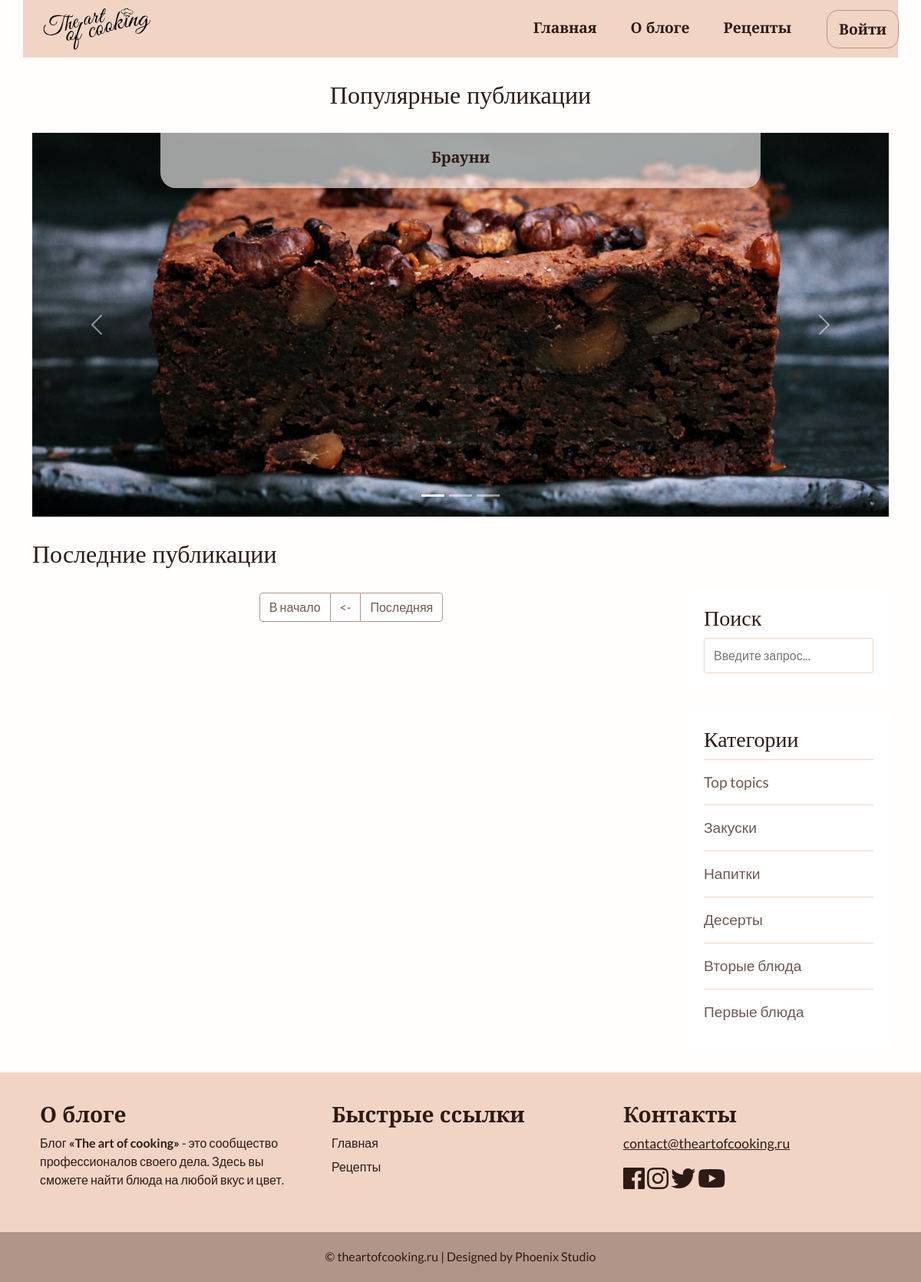
The page /?page=7 on the database as committed earlier.
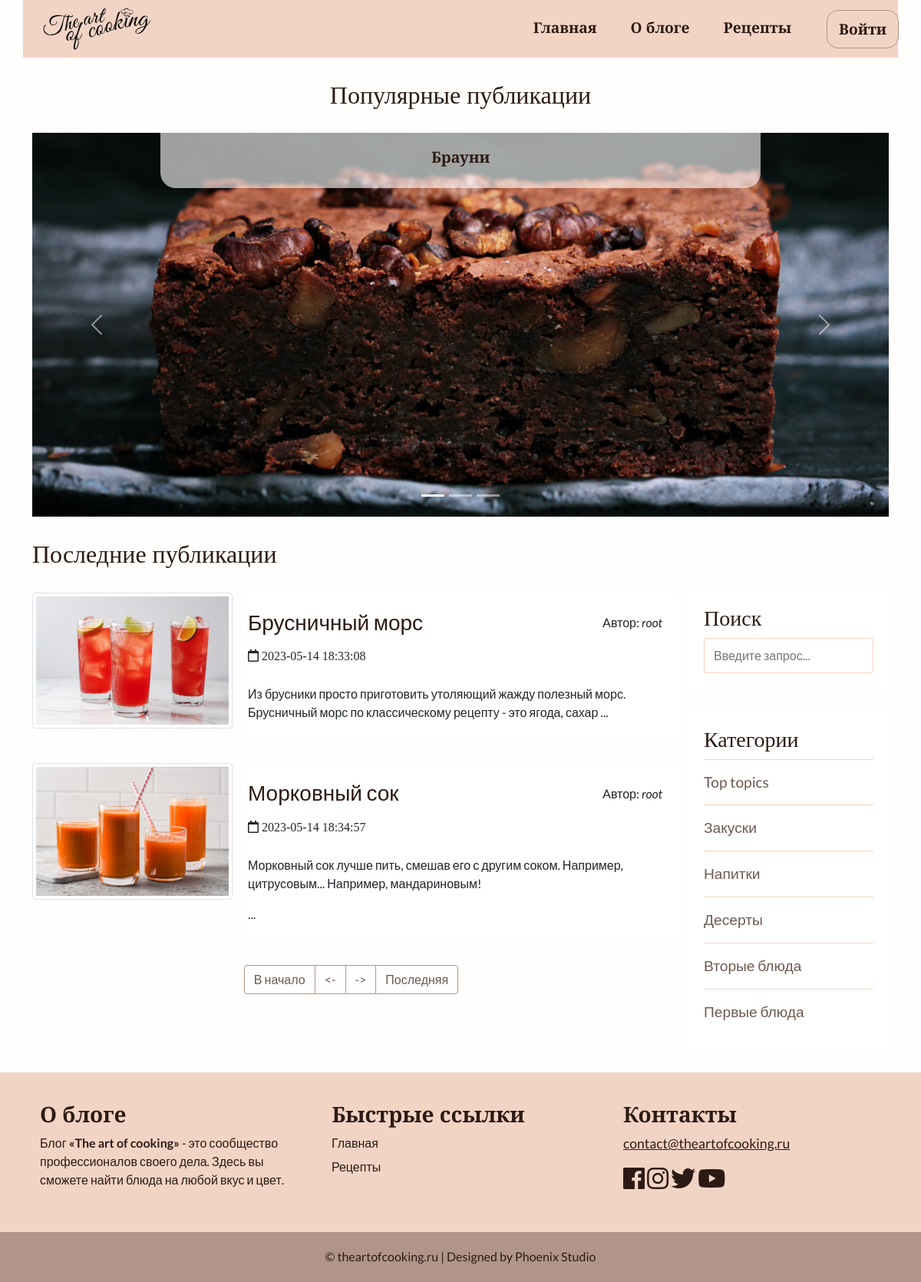
The same page on the database as committed later.
### tables this page shows
CREATE TABLE `posts` (
  `id` int NOT NULL,
  `id_user` int NOT NULL,
  `title` varchar(255) NOT NULL,
  `img` varchar(255) NOT NULL,
  `content` text NOT NULL,
  `status` tinyint NOT NULL,
  `id_topic` int DEFAULT NULL,
  `created_date` datetime NOT NULL DEFAULT CURRENT_TIMESTAMP
);

CREATE TABLE `topics` (
  `id` int NOT NULL,
  `name` varchar(121) NOT NULL,
  `description` text NOT NULL
);

CREATE TABLE `users` (
  `id` int NOT NULL,
  `admin` tinyint NOT NULL,
  `username` varchar(255) NOT NULL,
  `email` varchar(255) NOT NULL,
  `password` varchar(255) NOT NULL,
  `created` timestamp NOT NULL DEFAULT CURRENT_TIMESTAMP
);

### app/database/db.php (called while the page is built, shortened)
<?php
require 'connect.php';
function dbCheckError($query){
    $errInfo = $query->errorInfo();
    return true;
}
function selectAll($table, $params = []){
    global $pdo;
    $sql = "SELECT * FROM $table";
    $query = $pdo->prepare($sql);
    $query->execute();
    return $query->fetchAll();
}
function selectAllFromPostsWithUsersOnIndex($table1, $table2, $limit, $offset){
    global $pdo;
    $sql = "SELECT p.*, u.username FROM $table1 AS p JOIN $table2 AS u ON p.id_user = u.id WHERE p.status=1 LIMIT $limit OFFSET $offset";
    $query = $pdo->prepare($sql);
    $query->execute();
    return $query->fetchAll();
}
function selectTopTopicFromPostsOnIndex($table1){
    global $pdo;
    $sql = "SELECT * FROM $table1 WHERE id_topic = 18";
    $query = $pdo->prepare($sql);
    $query->execute();
    return $query->fetchAll();
}
function countRow($table){
    global $pdo;
    $sql = "SELECT Count(*) FROM $table";
    $query = $pdo->prepare($sql);
    $query->execute();
    return $query->fetchColumn();
}

### app/controllers/topics.php (called while the page is built, shortened)
<?php
include SITE_ROOT . "/app/database/db.php";
$topics = selectAll('topics');

### index.php (the view, shortened to what this page needs)
<?php
    include "app/controllers/topics.php";
    $page = isset($_GET['page']) ? $_GET['page']: 1;
    $limit = 2;
    $offset = $limit * ($page - 1);
    $total_pages = round(countRow('posts') / $limit, 0);
    $posts = selectAllFromPostsWithUsersOnIndex('posts', 'users', $limit, $offset);
    $topTopic = selectTopTopicFromPostsOnIndex('posts');
?>
<!doctype html>
<html lang="en">
<head>
    <link href="https://cdn.jsdelivr.net/npm/bootstrap@5.0.0-beta2/dist/css/bootstrap.min.css" rel="stylesheet"
>
    <link rel="stylesheet" href="https://use.fontawesome.com/releases/v5.7.2/css/all.css"
>
    <link rel="stylesheet" href="assets/css/style.css">
</head>
<body>
    <?php include("app/include/header.php"); ?>
    <main>
        <div class="container">
            <div class="row">
                <h2 class="slider-title text-center">Популярные публикации</h2>
            </div>
            <div id="carouselExampleIndicators" class="carousel slide" data-bs-ride="carousel">
                <div class="carousel-indicators">
                    <button type="button" data-bs-target="#carouselExampleIndicators" data-bs-slide-to="0"
                        class="active" aria-current="true" aria-label="Slide 1"></button>
                    <button type="button" data-bs-target="#carouselExampleIndicators" data-bs-slide-to="1"
                        aria-label="Slide 2"></button>
                    <button type="button" data-bs-target="#carouselExampleIndicators" data-bs-slide-to="2"
                        aria-label="Slide 3"></button>
                </div>
                <div class="carousel-inner" style="height: 500px !important;">
                    <?php foreach ($topTopic as $key => $post): ?>
                    <?php if($key == 0):?>
                    <div class="carousel-item active">
                        <?php else: ?>
                        <div class="carousel-item">
                            <?php endif; ?>
                            <a href="<?=BASE_URL . 'single.php?post=' . $post['id'];?>">
                                <img src="<?=BASE_URL . 'assets/images/posts/' . $post['img'] ?>"
                                    alt="<?=$post['title']?>" class="d-block w-100">
                                <div class="carousel-caption d-none d-md-block">
                                    <h5><?=substr($post['title'], 0, 120)?></h5>
                                </div>
                            </a>
                        </div>
                        <?php endforeach; ?>
                    </div>
                    <button class="carousel-control-prev" type="button" data-bs-target="#carouselExampleIndicators"
                        data-bs-slide="prev">
                        <span class="carousel-control-prev-icon" aria-hidden="true"></span>
                    </button>
                    <button class="carousel-control-next" type="button" data-bs-target="#carouselExampleIndicators"
                        data-bs-slide="next">
                        <span class="carousel-control-next-icon" aria-hidden="true"></span>
                    </button>
                </div>
            </div>
            <div class="container">
                <div class="content row">
                    <div class="main-content col-md-9 col-12">
                        <h2>Последние публикации</h2>
                        <?php foreach ($posts as $post): ?>
                        <div class="post row">
                            <div class="img col-12 col-md-4">
                                <img src="<?=BASE_URL . 'assets/images/posts/' . $post['img'] ?>"
                                    alt="<?=$post['title']?>" class="img-thumbnail">
                            </div>
                            <div class="post_text col-12 col-md-8">
                                <div class="post-name"
                                    style="display: flex; justify-content:space-between; align-items: center;">
                                    <h3><a
                                            href="<?=BASE_URL . 'single.php?post=' . $post['id'];?>"><?=substr($post['title'], 0, 80)?></a>
                                    </h3>
                                    <p class="author">Aвтор: <i><?=$post['username'];?></i></p>
                                </div>
                                <i class="far fa-calendar"> <?=$post['created_date'];?></i>
                                <p class="preview-text">
                                    <?=mb_substr($post['content'], 0, 125, 'UTF-8'). '...'  ?>
                                </p>
                            </div>
                        </div>
                        <?php endforeach; ?>
                        <?php include("app/include/pagination.php"); ?>
                    </div>
                    <div class="sidebar col-md-3 col-12">
                        <div class="section search">
                            <h3>Поиск</h3>
                            <form action="search.php" method="post">
                                <input type="text" name="search-term" class="text-input"
                                    placeholder="Введите запрос...">
                            </form>
                        </div>
                        <div class="section topics">
                            <h3>Категории</h3>
                            <ul>
                                <?php foreach ($topics as $key => $topic): ?>
                                <li>
                                    <a
                                        href="<?=BASE_URL . 'category.php?id=' . $topic['id']; ?>"><?=$topic['name']; ?></a>
                                </li>
                                <?php endforeach; ?>
                            </ul>
                        </div>
                    </div>
                </div>
            </div>
    </main>
    <?php include("app/include/footer.php"); ?>
</body>
</html>

### app/include/header.php (shortened to what this page needs)
<header class="container">
    <div class="container">
        <div class="row">
            <div id="logo" class="col-4">
                    <a href="<?php echo BASE_URL ?>">
                        <img src="assets/logo.svg" alt="logo" height="55px" />
                    </a>
            </div>
            <nav class="col-7">
                <ul>
                    <li><a href="<?php echo BASE_URL ?>">Главная</a> </li>
                    <li><a href="<?php echo BASE_URL . 'about.php'?>">О блоге</a> </li>
                    <li><a href="<?php echo BASE_URL . 'catalog.php'?>">Рецепты</a> </li>
                </ul>
            </nav>
            <ul class="col-1">
                <li id="login">
                        <?php if (isset($_SESSION['id'])): ?>
                            <a href="#">
                                <?php echo $_SESSION['login']; ?>
                            </a>
                            <ul>
                                <?php if ($_SESSION['admin']): ?>
                                    <li class="admin-button"><a href="#">Панель управления</a> </li>
                                <?php endif; ?>
                                <li class="exit-button"><a href="<?php echo BASE_URL . "logout.php"; ?>">Выход</a> </li>
                            </ul>
                        <?php else: ?>
                            <a href="<?php echo BASE_URL . "log.php"; ?>">Войти</a>
                        <?php endif; ?>
                </li>
            </ul>
        </div>
    </div>
</header>

### app/include/pagination.php
<nav class="navigation" aria-label="Page navigation example">
    <ul class="pagination justify-content-center">
        <li class="page-item"><a class="page-link" href="?page=1">В начало</a></li>
        <?php if($page > 1): ?>
            <li class="page-item">
                <a class="page-link" href="<?php echo "?page=".($page - 1);?>"><-</a>
            </li>
        <?php endif; ?>
        <?php if($page < $total_pages): ?>
        <li class="page-item">
            <a class="page-link" href="<?php echo "?page=".($page + 1);?>">-></a>
        </li>
        <?php endif; ?>
        <li class="page-item"><a class="page-link" href="?page=<?php echo $total_pages; ?>">Последняя</a></li>
    </ul>
</nav>

### app/include/footer.php
<footer class="footer mt-auto py-3 container-fluid">
    <div class="footer-content container">
        <div class="row">
            <div class="footer-section about col-md-4 col-12">
                <h3 class="logo-text">О блоге</h3>
                <p>
                    Блог <b>&laquo;The art of cooking&raquo;</b> - это сообщество профессионалов своего дела. Здесь вы
                    сможете найти блюда на любой вкус и цвет.
                </p>
            </div>
            <div class="footer-section links col-md-4 col-12">
                <h3>Быстрые ссылки</h3>
                <ul>
                    <a href="<?php echo BASE_URL ?>">
                        <li>Главная</li>
                    </a>
                    <a href="<?php echo BASE_URL . 'catalog.php'?>">
                        <li>Рецепты</li>
                    </a>
                </ul>
            </div>
            <div class="footer-section contact-form col-md-4 col-12">
                <h3>Контакты</h3>
                <div class="contact">
                   <a href="mailto:contact@theartofcooking.ru">contact@theartofcooking.ru</p>
                </div>
                <div class="socials">
                    <a href="#"><i class="fa-2x fab fa-facebook"></i></a>
                    <a href="#"><i class="fa-2x fab fa-instagram"></i></a>
                    <a href="#"><i class="fa-2x fab fa-twitter"></i></a>
                    <a href="#"><i class="fa-2x fab fa-youtube"></i></a>
                </div>
            </div>
        </div>
        <div class="footer-bottom">
            <p>&copy; theartofcooking.ru | Designed by Phoenix Studio</p>
        </div>
    </div>
</footer>

### assets/css/style.css (style rules this page uses)
* { font-family: 'Lato', sans-serif; }
html, h1, h2, h3, h4, h5, h6 { font-family: "Playfair Display"; color: #2C1B14; }
body { background: #fffefd; display: flex; min-height: 100vh; flex-direction: column; }
a { text-decoration: none; color: inherit; }
main { flex: 1; }
header { background: #F2D4C5; height: 75px; }
#logo { position: relative; height: 75px; }
#logo img { position: absolute; top: 0; bottom: 0; margin: auto; }
header ul { margin: 0; padding: 0; list-style-type: none; float: right; }
header ul li { float: left; position: relative; }
#login { position: relative; height: 75px; }
#login a { position: absolute; font-weight: 600; top: 0; bottom: 0; height: 50px; margin: auto; padding: 10px 15px; border: 1px solid #b19588; border-radius: 15px; }
header ul li a { font-family: "Playfair Display"; font-weight: 600; display: block; font-size: 1.2rem; text-decoration: none; color: #2C1B14; padding: 22px; }
.slider-title { margin: 30px 0; }
.carousel-inner { width:100%; }
.carousel-caption { top: 0; bottom: auto; color: white; background-color: #fffefd9c; border-radius: 0px 0px 20px 20px; }
.carousel-caption h5 { font-weight: 600; }
.main-content h2 { margin: 30px 0; }
.main-content .post { margin-bottom: 30px; }
.main-content .post_text { background: #ffffff; padding: 8px; border-radius: 3px; }
.main-content .post_text h3 { margin: 14px 0; }
.main-content .post_text i { margin: 0px 14px 14px 0; }
.main-content .author { margin: 0; }
.page-link { border-color: #b19588; color:#6d5a52; }
.search { margin-top: 96px; }
input { padding: 10px 12px; display: block; width: 100%; border-radius: 3px; border: 1px solid #F2D4C5; line-height: 1.5rem; font-size: 1rem; }
.sidebar .section { background: #ffffff; padding: 20px; border-radius: 3px; margin-bottom: 30px; }
.sidebar .topics ul { margin: 0px; padding: 0px; list-style: none; }
.sidebar .topics ul li a { display: block; padding: 15px 0px 15px 0px; border-top: 1px solid #F2D4C5; transition: all 0.3s; text-decoration: none; font-weight: 500; color: #6d5a52; font-size: 1.2em; }
.footer { background: #F2D4C5; color: #2C1B14; position: relative; }
.footer .footer-section { padding: 22px; }
.footer h4, .footer h3 { font-weight: 800; color: #2C1B14; }
.footer .links ul { list-style-type: none; padding-left: 0; }
.footer .links ul a { display: block; margin-bottom: 7px; font-size: 1em; transition: all .3s; color: #2C1B14; text-decoration: none; }
.footer .links ul a:last-child { margin-bottom: 100px; }
.socials a { color: #2C1B14; }
.contact a { font-size: 1.1em; color: #2C1B14; text-decoration: underline; }
.footer-bottom { background: #b19588; color: #2C1B14; height: 65px; width: 100%; text-align: center; position: absolute; bottom: 0px; left: 0px; padding: 20px; }

Rows that differ between the two databases and show on the page:
added posts: img (picture), title "Брусничный морс", id_user.username "root", created_date "2023-05-14 18:33:08", content "Из брусники просто приготовить утоляющий жажду полезный морс. Брусничный морс по классическому рецепту - это ягода, сахар", shown under "Последние публикации"
added posts: img (picture), title "Морковный сок", id_user.username "root", created_date "2023-05-14 18:34:57", content "Морковный сок лучше пить, смешав его с другим соком. Например, цитрусовым... Например, мандариновым!", shown under "Последние публикации"
